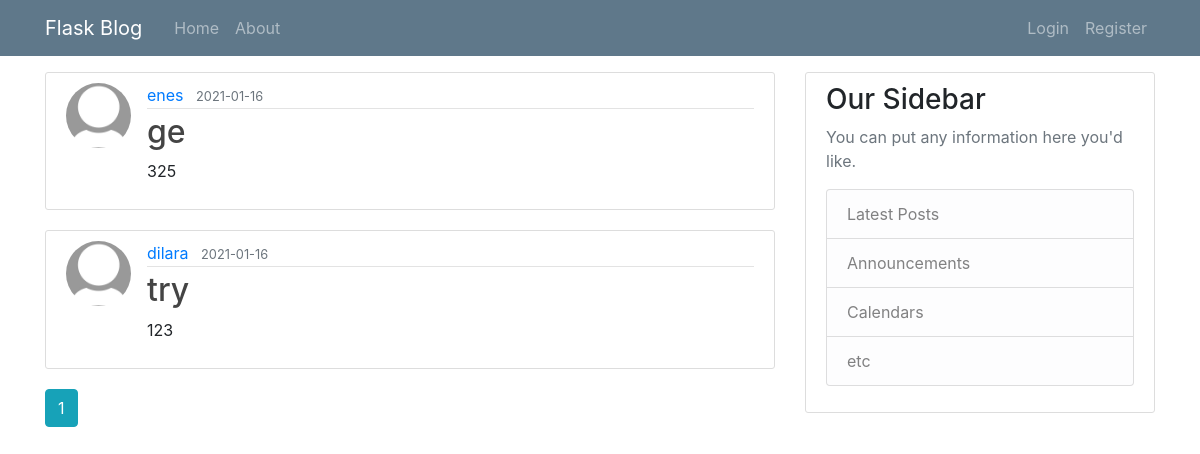
Page /home on the earlier database version.
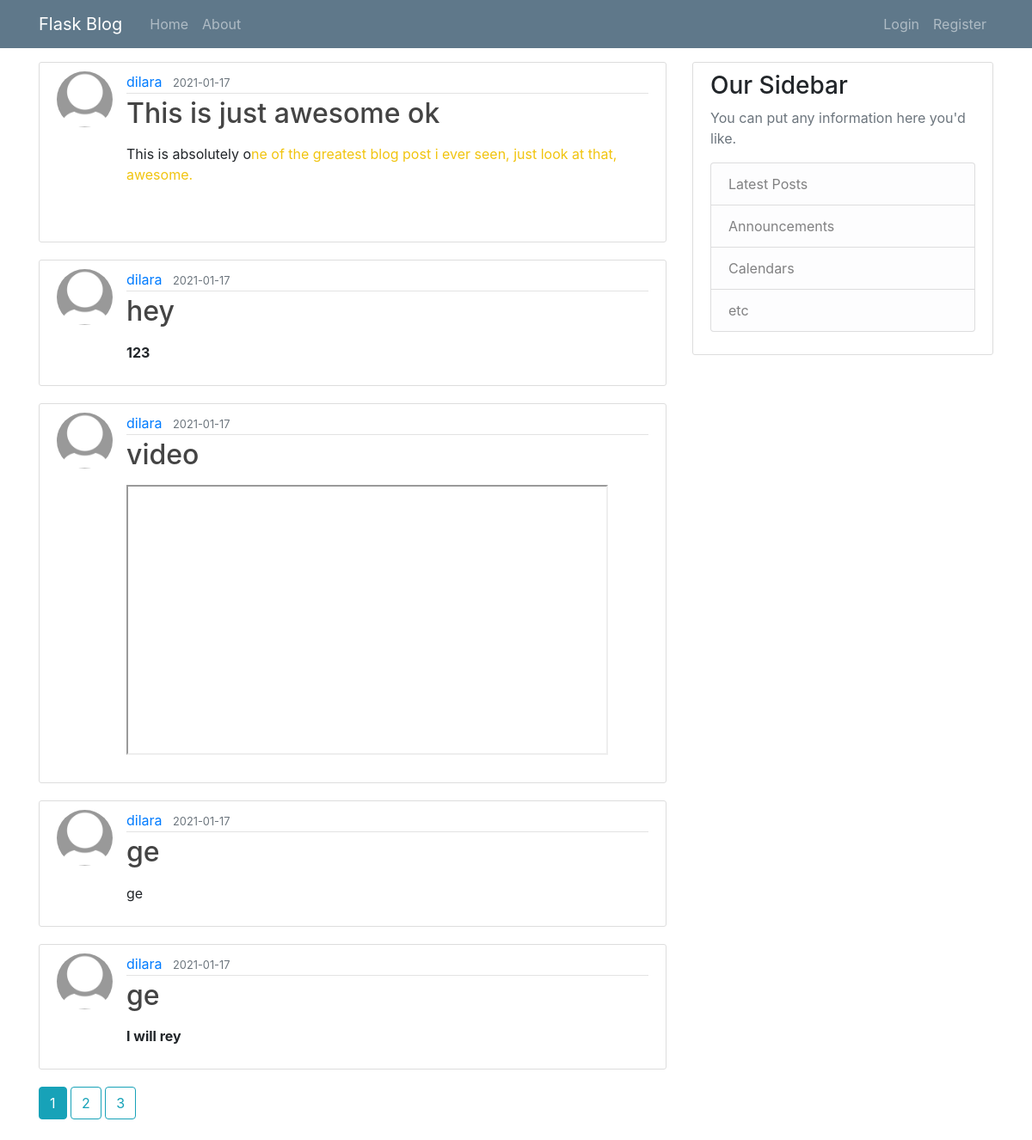
Same page on the later database version.
### Blog/models.py (models this page shows, shortened)
class Post(db.Model):
    id = db.Column(db.Integer, primary_key=True)
    title = db.Column(db.String(100), nullable=False)
    date_posted = db.Column(db.DateTime, nullable=False, default=datetime.utcnow)
    content = db.Column(db.Text, nullable=False)
    user_id = db.Column(db.Integer, db.ForeignKey('user.id'), nullable=False)
    comments = db.relationship('Comment', backref='entry', lazy=True)

class User(db.Model, UserMixin):
    id = db.Column(db.Integer, primary_key=True)
    username = db.Column(db.String(20), unique=True, nullable=False)
    email = db.Column(db.String(120), unique=True, nullable=False)
    image_file = db.Column(db.String(20), nullable=False, default='default.jpg')
    password = db.Column(db.String(60), nullable=False)
    posts = db.relationship('Post', backref='author', lazy=True)
    comments = db.relationship('Comment', backref="author",lazy=True)

### Blog/routes.py (the view)
@app.route("/")
@app.route("/home")
def home():
    page = request.args.get('page', 1, type=int)
    posts = Post.query.order_by(Post.date_posted.desc()).paginate(page=page, per_page=5)
    return render_template('home.html', posts=posts)

### Blog/templates/home.html (shortened to what this page needs)
{% extends "base.html" %}
{% block content %}
    {% for post in posts.items %}
    <article class="media content-section">
      <img class="rounded-circle article-img" src="{{url_for('static', filename='images/' + post.author.image_file) }}" alt="">
      <div class="media-body">
        <div class="article-metadata">
          <a class="mr-2" href="{{url_for('user_posts', username=post.author.username)}}">{{ post.author.username }}</a>
          <small class="text-muted">{{ post.date_posted.strftime('%Y-%m-%d') }}</small>
        </div>
        <h2><a class="article-title" href="{{url_for('post', post_id=post.id)}}">{{ post.title }}</a></h2>
        <p class="article-content">{{ post.content|safe }}</p>
      </div>
    </article>
    {% endfor %}
    {% for page_num in posts.iter_pages(left_edge=1, right_edge=1, left_current=1, right_current=2) %}
      {% if page_num %}
        {% if posts.page == page_num %}
            <a class="btn btn-info mb-4" href="{{ url_for('home', page=page_num) }}">{{ page_num }}</a>
        {% else %}
            <a class="btn btn-outline-info mb-4" href="{{ url_for('home', page=page_num) }}">{{ page_num }}</a>
        {% endif %}
      {% else %}
        ...
      {% endif %}
    {% endfor %}
{% endblock content %}

Differences in the rows shown:
no longer on this page (row unchanged): Post: image_file (placeholder picture), author.username "enes", date_posted "2021-01-16", title "ge", content "325"
no longer on this page (row unchanged): Post: image_file (placeholder picture), author.username "dilara", date_posted "2021-01-16", title "try", content "123"
added Post: image_file (placeholder picture), author.username "dilara", date_posted "2021-01-17", title "This is just awesome ok", content "This is absolutely o ne of the greatest blog post i ever seen, just look at that, awesome."
added Post: image_file (placeholder picture), author.username "dilara", date_posted "2021-01-17", title "hey", content "123"
added Post: image_file (placeholder picture), author.username "dilara", date_posted "2021-01-17", title "video"
added Post: image_file (placeholder picture), author.username "dilara", date_posted "2021-01-17", title "ge", content "ge"
added Post: image_file (placeholder picture), author.username "dilara", date_posted "2021-01-17", title "ge", content "I will rey"
Other differences:
new list line: "2"
new list line: "3"
